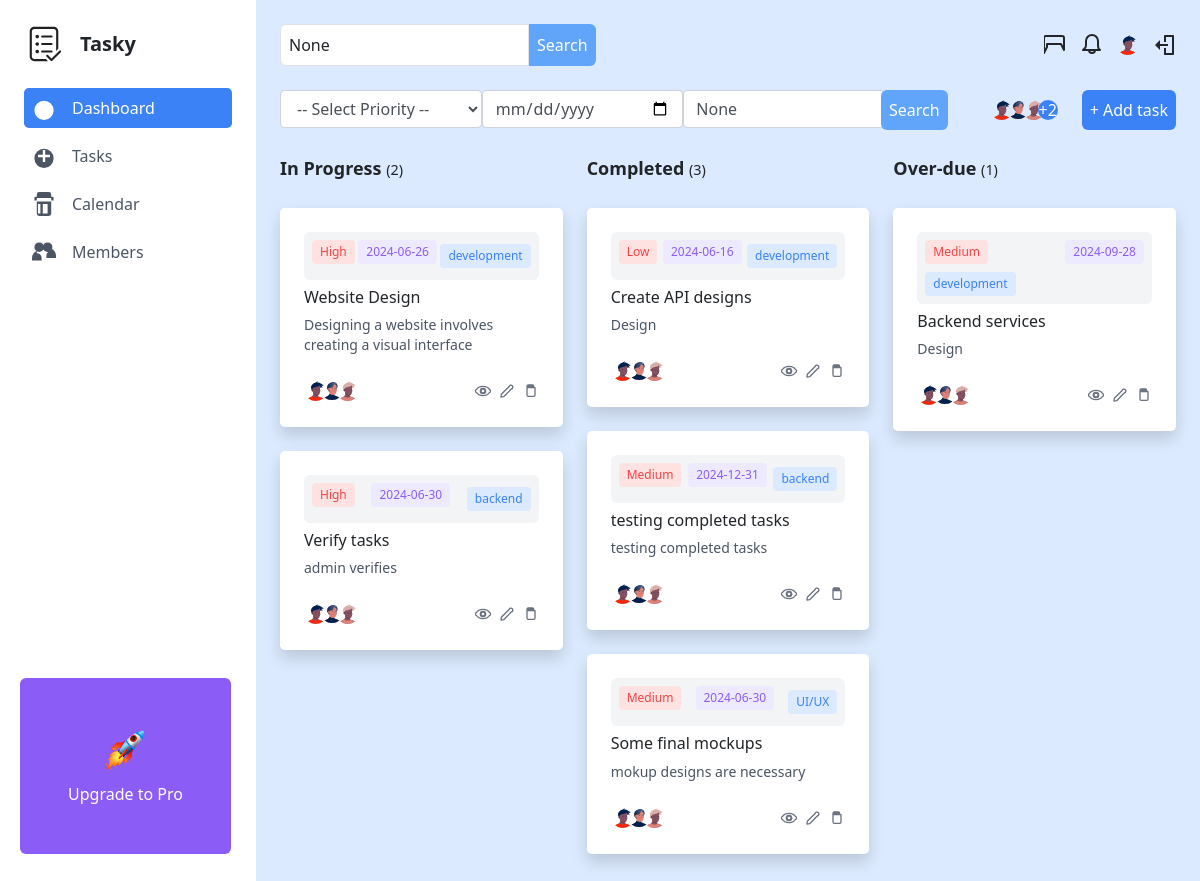
The app's page /dashboard/ (signed in), older data.
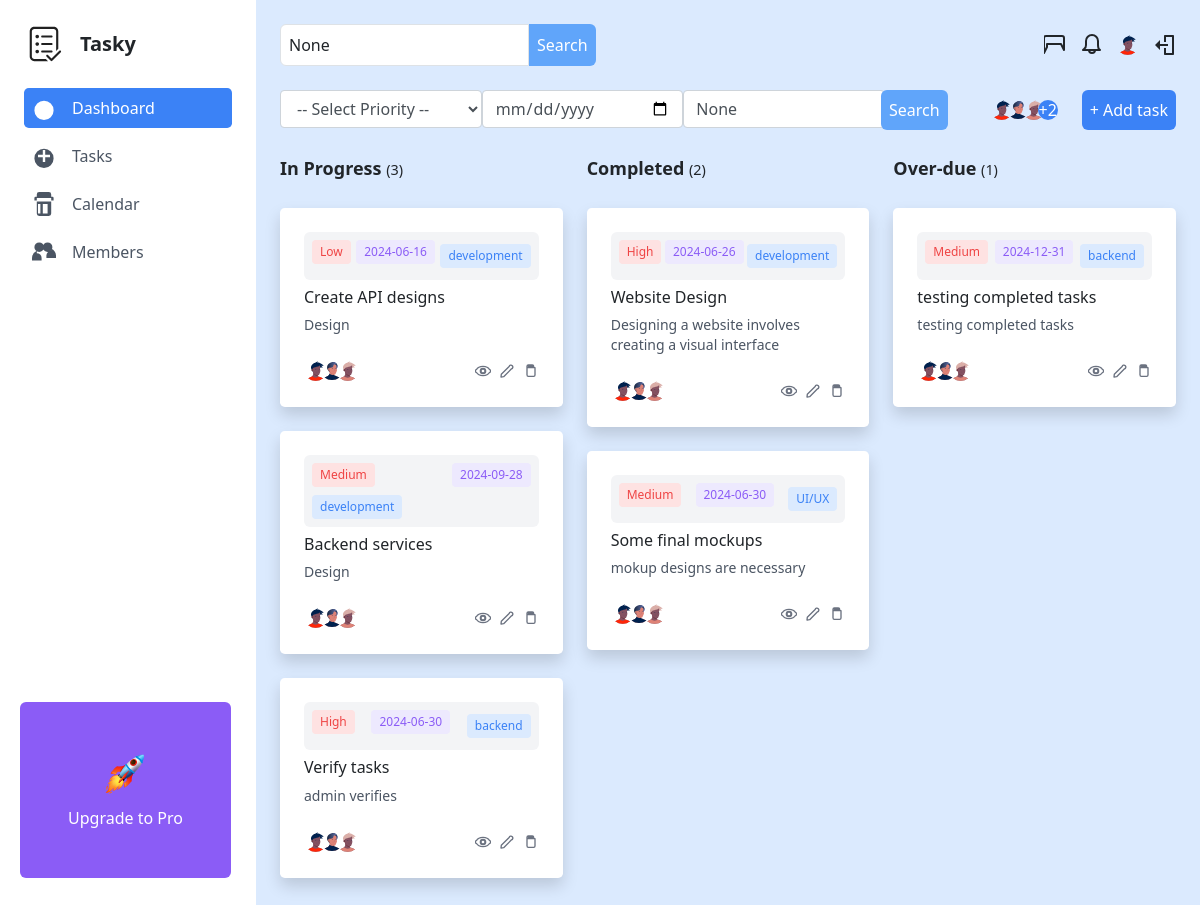
The same page, newer data.
### dashboard/models.py (models this page shows, shortened)
class Task(models.Model):
    STATUS_CHOICES = [
        ('In Progress', 'In Progress'),
        ('Completed', 'Completed'),
        ('Overdue', 'Overdue'),
    ]
    PRIORITY_CHOICES = [
        ('Low', 'Low'),
        ('Medium', 'Medium'),
        ('High', 'High'),
    ]
    title = models.CharField(max_length=255)
    description = models.TextField()
    status = models.CharField(max_length=20, choices=STATUS_CHOICES)
    priority = models.CharField(max_length=20, choices=PRIORITY_CHOICES)
    due_date = models.DateTimeField()
    category = models.CharField(max_length=100)
    assigned_to = models.ForeignKey(User, on_delete=models.CASCADE)

### templates/dashboard/views.py (the view)
# urls.py: path('', views.index, name='dashboard'),
@login_required
def index(request):
    in_progress_tasks = Task.objects.filter(status='In Progress')
    completed_tasks = Task.objects.filter(status='Completed')
    overdue_tasks = Task.objects.filter(status='Overdue')
    users = User.objects.all()
    query = request.GET.get('query', None)
    if query:
        in_progress_tasks = in_progress_tasks.filter(title__icontains=query)
        completed_tasks = completed_tasks.filter(title__icontains=query)
        overdue_tasks = overdue_tasks.filter(title__icontains=query)
    due_date = request.GET.get('due_date', None)
    print(due_date)
    if due_date:
        due_date = datetime.strptime(due_date, '%Y-%m-%d').date()
        in_progress_tasks = in_progress_tasks.filter(due_date__date=due_date)
        completed_tasks = completed_tasks.filter(due_date__date=due_date)
        overdue_tasks = overdue_tasks.filter(due_date__date=due_date)
    category = request.GET.get('category', None)
    if category:
        in_progress_tasks = in_progress_tasks.filter(category__icontains=category)
        completed_tasks = completed_tasks.filter(category__icontains=category)
        overdue_tasks = overdue_tasks.filter(category__icontains=category)
    count_in_progress = in_progress_tasks.count()
    count_completed = completed_tasks.count()
    count_overdue = overdue_tasks.count()
    context = {
        'in_progress_tasks': in_progress_tasks,
        'completed_tasks': completed_tasks,
        'overdue_tasks': overdue_tasks,
        'in_progress_counter': count_in_progress,
        'completed_counter': count_completed,
        'overdue_counter': count_overdue,
        'users': users,
        'query': query,
        'category': category,
        'due_date': due_date
    }
    return render(request, 'dashboard/index.html', context)

### templates/dashboard/index.html (shortened to what the changed rows need)
<!DOCTYPE html>
<html lang="en">
<head>
    <link href="https://stackpath.bootstrapcdn.com/bootstrap/4.5.2/css/bootstrap.min.css" rel="stylesheet">
    <link href="https://cdn.jsdelivr.net/npm/tailwindcss@2.2.19/dist/tailwind.min.css" rel="stylesheet">
    <link rel="stylesheet" href="https://cdnjs.cloudflare.com/ajax/libs/heroicons/1.0.6/heroicons.min.css" />
</head>
<body class="bg-blue-100">
    <div class="flex flex-col md:flex-row min-h-screen">
        {% load static %}
        <main class="flex-1 p-6">
            <div class="grid grid-cols-3 gap-6">
                <div>
                    <h2 class="text-lg font-semibold mb-4">In Progress
                        <span class="small"> ({{ in_progress_counter }}) </span>
                    </h2>
                    {% for task in in_progress_tasks %}
                        <div
                            id="inProgressColumn"
                            class="bg-white p-4 my-6 rounded-lg shadow task-card status-column cursor-pointer"
                            draggable="true" data-task-id="{{ task.id }}">
                            <div class="bg-gray-100 flex flex-wrap justify-between items-center mb-2 p-2 rounded-md">
                                <span class="text-xs bg-red-100 text-red-500 py-1 px-2 rounded w-full sm:w-auto mb-2 sm:mb-0">{{ task.priority }}</span>
                                <span class="text-xs bg-purple-100 text-purple-500 py-1 px-2 rounded w-full sm:w-auto mb-2 sm:mb-0">
                                    {{ task.due_date | date:"Y-m-d" }}
                                </span>
                                <span class="text-xs bg-blue-100 text-blue-500 py-1 px-2 rounded w-full sm:w-auto">{{ task.category }}</span>
                            </div>
                            <div>
                                <h3 class="text-md font-medium mb-2">{{ task.title }}</h3>
                                <p class="text-sm text-gray-600 mb-4">
                                    {{ task.description }}
                                </p>
                                <div class="flex items-center justify-between">
                                    <div class="flex">
                                        <img src="{% static 'img/avatar-1.svg' %}" alt="Avatar" class="w-6 h-6 rounded-full">
                                        <img src="{% static 'img/avatar-2.svg' %}" alt="Avatar" class="w-6 h-6 rounded-full -ml-2">
                                        <img src="{% static 'img/avatar-3.svg' %}" alt="Avatar" class="w-6 h-6 rounded-full -ml-2">
                                    </div>
                                    <div class="flex">
                                        <svg data-toggle="modal" data-target="#viewTaskModal" data-id="{{ task.id }}"
                                        xmlns="http://www.w3.org/2000/svg" fill="none" viewBox="0 0 24 24" stroke="currentColor" class="view-task-btn cursor-pointer w-4 h-4 text-gray-500 hover:text-gray-700">
                                            <path stroke-linecap="round" stroke-linejoin="round" stroke-width="2" d="M15 12a3 3 0 11-6 0 3 3 0 016 0zm1 0a4 4 0 11-8 0 4 4 0 018 0zm6-1.95C20.467 7.3 17.398 5 12 5S3.533 7.3 2 10.05a2 2 0 000 3.9C3.533 16.7 6.602 19 12 19s8.467-2.3 10-5.05a2 2 0 000-3.9z"/>
                                        </svg>
                                        <svg  data-toggle="modal" data-target="#updateTaskModal{{ task.id }}"
                                        xmlns="http://www.w3.org/2000/svg" fill="none" viewBox="0 0 24 24" stroke="currentColor" class="cursor-pointer w-4 h-4 mx-2 text-gray-500 hover:text-gray-700">
                                            <path stroke-linecap="round" stroke-linejoin="round" stroke-width="2" d="M15.232 5.232a2.828 2.828 0 113.536 3.536L7 20.536 3 21l.464-4L15.232 5.232z"/>
                                        </svg>
                                        <svg data-toggle="modal" data-target="#deleteTaskModal{{ task.id }}"
                                        xmlns="http://www.w3.org/2000/svg" fill="none" viewBox="0 0 24 24" stroke="currentColor" class="cursor-pointer w-4 h-4 text-gray-500 hover:text-gray-700">
                                            <path stroke-linecap="round" stroke-linejoin="round" stroke-width="2" d="M6 18L6 7M6 7h12m-6 0V5m4 0H8m10 2v11c0 1.104-.896 2-2 2H8c-1.104 0-2-.896-2-2V7m10 0h-4m4 0V5a2 2 0 00-2-2H8a2 2 0 00-2 2v2z"/>
                                        </svg>
                                    </div>
                                </div>
                            </div>
                        </div>
                    {% endfor %}
                </div>
                <div>
                    <h2 class="text-lg font-semibold mb-4">
                        Completed
                        <span class="small"> ({{ completed_counter }}) </span>
                    </h2>
                    {% for task in completed_tasks %}
                        <div class="task-card status-column cursor-pointer bg-white p-4 my-6 rounded-lg shadow"
                            draggable="true" data-task-id="{{ task.id }}"
                            id="completedColumn">
                            <div class="bg-gray-100 flex flex-wrap justify-between items-center mb-2 p-2 rounded-md">
                                <span class="text-xs bg-red-100 text-red-500 py-1 px-2 rounded w-full sm:w-auto mb-2 sm:mb-0">{{ task.priority }}</span>
                                <span class="text-xs bg-purple-100 text-purple-500 py-1 px-2 rounded w-full sm:w-auto mb-2 sm:mb-0">
                                    {{ task.due_date | date:"Y-m-d" }}
                                </span>
                                <span class="text-xs bg-blue-100 text-blue-500 py-1 px-2 rounded w-full sm:w-auto">{{ task.category }}</span>
                            </div>
                            <div>
                                <h3 class="text-md font-medium mb-2">{{ task.title }}</h3>
                                <p class="text-sm text-gray-600 mb-4">
                                    {{ task.description }}
                                </p>
                                <div class="flex items-center justify-between">
                                    <div class="flex">
                                        <img src="{% static 'img/avatar-1.svg' %}" alt="Avatar" class="w-6 h-6 rounded-full">
                                        <img src="{% static 'img/avatar-2.svg' %}" alt="Avatar" class="w-6 h-6 rounded-full -ml-2">
                                        <img src="{% static 'img/avatar-3.svg' %}" alt="Avatar" class="w-6 h-6 rounded-full -ml-2">
                                    </div>
                                    <div class="flex">
                                        <svg data-toggle="modal" data-target="#viewTaskModal" data-id="{{ task.id }}"
                                        xmlns="http://www.w3.org/2000/svg" fill="none" viewBox="0 0 24 24" stroke="currentColor" class="view-task-btn cursor-pointer w-4 h-4 text-gray-500 hover:text-gray-700">
                                            <path stroke-linecap="round" stroke-linejoin="round" stroke-width="2" d="M15 12a3 3 0 11-6 0 3 3 0 016 0zm1 0a4 4 0 11-8 0 4 4 0 018 0zm6-1.95C20.467 7.3 17.398 5 12 5S3.533 7.3 2 10.05a2 2 0 000 3.9C3.533 16.7 6.602 19 12 19s8.467-2.3 10-5.05a2 2 0 000-3.9z"/>
                                        </svg>
                                        <svg  data-toggle="modal" data-target="#updateTaskModal{{ task.id }}"
                                        xmlns="http://www.w3.org/2000/svg" fill="none" viewBox="0 0 24 24" stroke="currentColor" class="cursor-pointer w-4 h-4 mx-2 text-gray-500 hover:text-gray-700">
                                            <path stroke-linecap="round" stroke-linejoin="round" stroke-width="2" d="M15.232 5.232a2.828 2.828 0 113.536 3.536L7 20.536 3 21l.464-4L15.232 5.232z"/>
                                        </svg>
                                        <svg data-toggle="modal" data-target="#deleteTaskModal{{ task.id }}"
                                        xmlns="http://www.w3.org/2000/svg" fill="none" viewBox="0 0 24 24" stroke="currentColor" class="cursor-pointer w-4 h-4 text-gray-500 hover:text-gray-700">
                                            <path stroke-linecap="round" stroke-linejoin="round" stroke-width="2" d="M6 18L6 7M6 7h12m-6 0V5m4 0H8m10 2v11c0 1.104-.896 2-2 2H8c-1.104 0-2-.896-2-2V7m10 0h-4m4 0V5a2 2 0 00-2-2H8a2 2 0 00-2 2v2z"/>
                                        </svg>
                                    </div>
                                </div>
                            </div>
                        </div>
                    {% endfor %}
                </div>
                <div>
                    <h2 class="text-lg font-semibold mb-4">
                        Over-due
                        <span class="small"> ({{ overdue_counter }}) </span>
                    </h2>
                    {% for task in overdue_tasks %}
                        <div class="task-card status-column cursor-pointer bg-white p-4 my-6 rounded-lg shadow"
                            draggable="true" data-task-id="{{ task.id }}"
                            id="overdueColumn">
                            <div class="bg-gray-100 flex flex-wrap justify-between items-center mb-2 p-2 rounded-md">
                                <span class="text-xs bg-red-100 text-red-500 py-1 px-2 rounded w-full sm:w-auto mb-2 sm:mb-0">{{ task.priority }}</span>
                                <span class="text-xs bg-purple-100 text-purple-500 py-1 px-2 rounded w-full sm:w-auto mb-2 sm:mb-0">
                                    {{ task.due_date | date:"Y-m-d" }}
                                </span>
                                <span class="text-xs bg-blue-100 text-blue-500 py-1 px-2 rounded w-full sm:w-auto">{{ task.category }}</span>
                            </div>
                            <div>
                                <h3 class="text-md font-medium mb-2">{{ task.title }}</h3>
                                <p class="text-sm text-gray-600 mb-4">
                                    {{ task.description }}
                                </p>
                                <div class="flex items-center justify-between">
                                    <div class="flex">
                                        <img src="{% static 'img/avatar-1.svg' %}" alt="Avatar" class="w-6 h-6 rounded-full">
                                        <img src="{% static 'img/avatar-2.svg' %}" alt="Avatar" class="w-6 h-6 rounded-full -ml-2">
                                        <img src="{% static 'img/avatar-3.svg' %}" alt="Avatar" class="w-6 h-6 rounded-full -ml-2">
                                    </div>
                                    <div class="flex">
                                        <svg data-toggle="modal" data-target="#viewTaskModal" data-id="{{ task.id }}"
                                        xmlns="http://www.w3.org/2000/svg" fill="none" viewBox="0 0 24 24" stroke="currentColor" class="view-task-btn cursor-pointer w-4 h-4 text-gray-500 hover:text-gray-700">
                                            <path stroke-linecap="round" stroke-linejoin="round" stroke-width="2" d="M15 12a3 3 0 11-6 0 3 3 0 016 0zm1 0a4 4 0 11-8 0 4 4 0 018 0zm6-1.95C20.467 7.3 17.398 5 12 5S3.533 7.3 2 10.05a2 2 0 000 3.9C3.533 16.7 6.602 19 12 19s8.467-2.3 10-5.05a2 2 0 000-3.9z"/>
                                        </svg>
                                        <svg  data-toggle="modal" data-target="#updateTaskModal{{ task.id }}"
                                        xmlns="http://www.w3.org/2000/svg" fill="none" viewBox="0 0 24 24" stroke="currentColor" class="cursor-pointer w-4 h-4 mx-2 text-gray-500 hover:text-gray-700">
                                            <path stroke-linecap="round" stroke-linejoin="round" stroke-width="2" d="M15.232 5.232a2.828 2.828 0 113.536 3.536L7 20.536 3 21l.464-4L15.232 5.232z"/>
                                        </svg>
                                        <svg data-toggle="modal" data-target="#deleteTaskModal{{ task.id }}"
                                        xmlns="http://www.w3.org/2000/svg" fill="none" viewBox="0 0 24 24" stroke="currentColor" class="cursor-pointer w-4 h-4 text-gray-500 hover:text-gray-700">
                                            <path stroke-linecap="round" stroke-linejoin="round" stroke-width="2" d="M6 18L6 7M6 7h12m-6 0V5m4 0H8m10 2v11c0 1.104-.896 2-2 2H8c-1.104 0-2-.896-2-2V7m10 0h-4m4 0V5a2 2 0 00-2-2H8a2 2 0 00-2 2v2z"/>
                                        </svg>
                                    </div>
                                </div>
                            </div>
                        </div>
                    {% endfor %}
                </div>
            </div>
        </main>
    </div>
</body>
</html>

Row changes from the older to the newer data that the page shows:
changed Task "Create API designs": moves from the list under "Completed (3)" to the list under "In Progress (3)"
changed Task "Backend services": moves from the list under "Over-due (1)" to the list under "In Progress (3)"
changed Task "Website Design": moves from the list under "In Progress (2)" to the list under "Completed (2)"
changed Task "testing completed tasks": moves from the list under "Completed (3)" to the list under "Over-due (1)"
Text that changed along with them:
{{ in_progress_counter }}: "2" → "3"
{{ completed_counter }}: "3" → "2"
